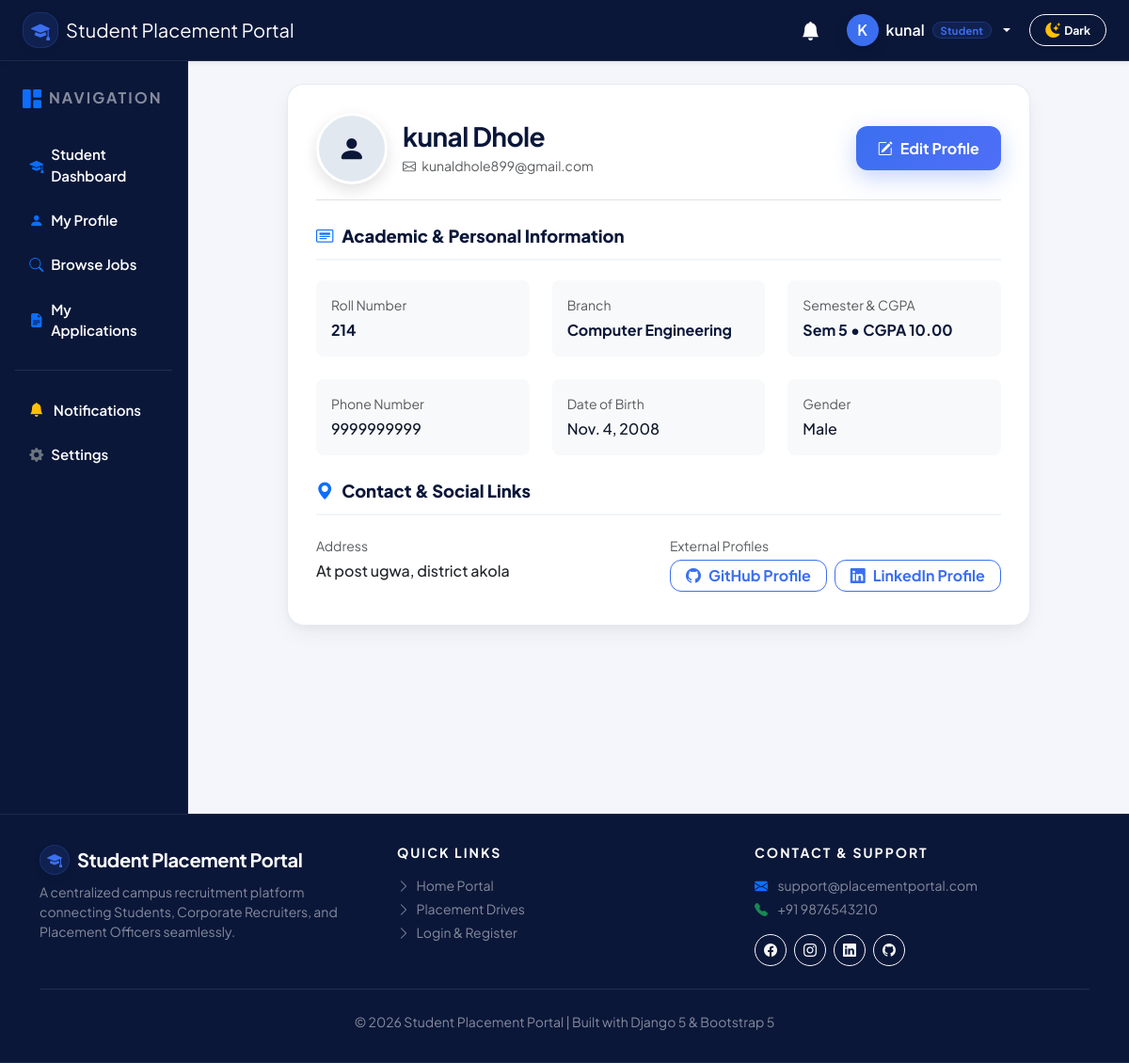
Screenshot of /students/profile/ (signed in) with the database file from the repository.
### accounts/models.py (models this page shows, shortened)
class User(AbstractUser):
    ROLE_CHOICES = (
        ('student', 'Student'),
        ('recruiter', 'Recruiter'),
        ('officer', 'Placement Officer'),
    )
    role = models.CharField(
        max_length=20,
        choices=ROLE_CHOICES
    )
    phone = models.CharField(
        max_length=15,
        blank=True,
        null=True
    )
    profile_picture = models.ImageField(
        upload_to='profile_pictures/',
        blank=True,
        null=True
    )
    is_verified = models.BooleanField(default=False)
    created_at = models.DateTimeField(auto_now_add=True)
    updated_at = models.DateTimeField(auto_now=True)

### students/models.py (models this page shows, shortened)
class Student(models.Model):
    GENDER_CHOICES = [
        ('Male', 'Male'),
        ('Female', 'Female'),
        ('Other', 'Other'),
    ]
    BRANCH_CHOICES = [
    ('CO', 'Computer Engineering'),
    ('IT', 'Information Technology'),
    ('AIML', 'Artificial Intelligence & Machine Learning'),
    ('ENTC', 'Electronics & Telecommunication'),
    ('ME', 'Mechanical Engineering'),
    ('CEV', 'Civil Engineering'),
]
    SEMESTER_CHOICES = [
        (1, 'Semester 1'),
        (2, 'Semester 2'),
        (3, 'Semester 3'),
        (4, 'Semester 4'),
        (5, 'Semester 5'),
        (6, 'Semester 6'),
    ]
    user = models.OneToOneField(
    settings.AUTH_USER_MODEL,
    on_delete=models.CASCADE,
    related_name="student_profile"
)
    roll_number = models.CharField(
    max_length=20,
    unique=True,
    verbose_name="Roll Number"
)
    phone = models.CharField(max_length=10)
    branch = models.CharField(max_length=20, choices=BRANCH_CHOICES)
    semester = models.IntegerField(choices=SEMESTER_CHOICES)
    cgpa = models.DecimalField(
    max_digits=4,
    decimal_places=2,
    validators=[
        MinValueValidator(0),
        MaxValueValidator(10)
    ]
)
    date_of_birth = models.DateField()
    gender = models.CharField(
        max_length=10,
        choices=GENDER_CHOICES
    )
    address = models.TextField()
    profile_photo = models.ImageField(
        upload_to='profile_photos/',
        blank=True,
        null=True
    )
    github_url = models.URLField(
        blank=True,
        null=True
    )
    linkedin_url = models.URLField(
        blank=True,
        null=True
    )
    created_at = models.DateTimeField(auto_now_add=True)
    updated_at = models.DateTimeField(auto_now=True)
    class Meta:
        ordering = ['roll_number']
        verbose_name = "Student"
        verbose_name_plural = "Students"

### students/views.py (the view)
# urls.py: path("profile/", views.profile, name="profile"),
@login_required
def profile(request):
    student = get_object_or_404(Student, user=request.user)
    context = {
        "student": student,
    }
    return render(request, "student/profile.html", context)

### templates/student/profile.html (shortened to what this page needs)
{% extends "base.html" %}
{% block content %}
<div class="row justify-content-center">
    <div class="col-lg-10">
        <div class="spp-card">
            <div class="d-flex align-items-center justify-content-between flex-wrap gap-3 pb-3 mb-4 border-bottom">
                <div class="d-flex align-items-center gap-3">
                    <div class="spp-avatar">
                        {% if student.profile_photo %}
                            <img src="{{ student.profile_photo.url }}" alt="{{ student.user.username }}" class="w-100 h-100 rounded-circle object-fit-cover">
                        {% else %}
                            <i class="bi bi-person-fill"></i>
                        {% endif %}
                    </div>
                    <div>
                        <h3 class="fw-bold mb-1" style="color: var(--spp-navy);">{{ student.user.get_full_name|default:student.user.username }}</h3>
                        <p class="text-muted small mb-0"><i class="bi bi-envelope me-1"></i> {{ student.user.email }}</p>
                    </div>
                </div>
                <div>
                    <a href="{% url 'students:edit_profile' %}" class="btn-spp-primary">
                        <i class="bi bi-pencil-square"></i> Edit Profile
                    </a>
                </div>
            </div>
            <div class="spp-form-section-title">
                <i class="bi bi-card-heading text-primary"></i> Academic & Personal Information
            </div>
            <div class="row g-4 mb-4">
                <div class="col-md-4">
                    <div class="p-3 bg-light rounded-3">
                        <small class="text-muted d-block mb-1">Roll Number</small>
                        <strong class="fs-6" style="color: var(--spp-navy);">{{ student.roll_number }}</strong>
                    </div>
                </div>
                <div class="col-md-4">
                    <div class="p-3 bg-light rounded-3">
                        <small class="text-muted d-block mb-1">Branch</small>
                        <strong class="fs-6" style="color: var(--spp-navy);">{{ student.get_branch_display }}</strong>
                    </div>
                </div>
                <div class="col-md-4">
                    <div class="p-3 bg-light rounded-3">
                        <small class="text-muted d-block mb-1">Semester & CGPA</small>
                        <strong class="fs-6" style="color: var(--spp-navy);">Sem {{ student.semester }} • CGPA {{ student.cgpa }}</strong>
                    </div>
                </div>
                <div class="col-md-4">
                    <div class="p-3 bg-light rounded-3">
                        <small class="text-muted d-block mb-1">Phone Number</small>
                        <span class="fw-medium">{{ student.phone|default:"Not specified" }}</span>
                    </div>
                </div>
                <div class="col-md-4">
                    <div class="p-3 bg-light rounded-3">
                        <small class="text-muted d-block mb-1">Date of Birth</small>
                        <span class="fw-medium">{{ student.date_of_birth|default:"Not specified" }}</span>
                    </div>
                </div>
                <div class="col-md-4">
                    <div class="p-3 bg-light rounded-3">
                        <small class="text-muted d-block mb-1">Gender</small>
                        <span class="fw-medium">{{ student.gender|default:"Not specified" }}</span>
                    </div>
                </div>
            </div>
            <div class="spp-form-section-title">
                <i class="bi bi-geo-alt-fill text-primary"></i> Contact & Social Links
            </div>
            <div class="row g-4">
                <div class="col-md-6">
                    <small class="text-muted d-block mb-1">Address</small>
                    <p class="fw-medium text-dark">{{ student.address|default:"No address provided" }}</p>
                </div>
                <div class="col-md-6">
                    <small class="text-muted d-block mb-1">External Profiles</small>
                    <div class="d-flex flex-wrap gap-2 mt-1">
                        {% if student.github_url %}
                            <a href="{{ student.github_url }}" target="_blank" class="btn-spp-outline py-1 px-3 fs-7">
                                <i class="bi bi-github"></i> GitHub Profile
                            </a>
                        {% endif %}
                        {% if student.linkedin_url %}
                            <a href="{{ student.linkedin_url }}" target="_blank" class="btn-spp-outline py-1 px-3 fs-7">
                                <i class="bi bi-linkedin"></i> LinkedIn Profile
                            </a>
                        {% endif %}
                    </div>
                </div>
            </div>
        </div>
    </div>
</div>
{% endblock %}

### templates/includes/navbar.html (shortened to what this page needs)
<nav class="navbar navbar-expand-lg navbar-dark shadow-sm sticky-top py-2.5" style="background-color: #0B1739 !important; border-bottom: 1px solid rgba(255,255,255,0.08); z-index: 1030;">
    <div class="container-fluid px-3 px-lg-4">
        <a class="navbar-brand d-flex align-items-center gap-2 fw-extrabold" href="/">
            <div class="spp-stat-icon blue p-0" style="width: 38px; height: 38px; font-size: 1.25rem;">
                <i class="bi bi-mortarboard-fill"></i>
            </div>
            <span class="fs-5 tracking-tight text-white">Student Placement Portal</span>
        </a>
        <div class="collapse navbar-collapse" id="navbarContent">
            <ul class="navbar-nav ms-auto align-items-lg-center gap-2 mt-2 mt-lg-0">
                {% if user.is_authenticated %}
                    <li class="nav-item me-1">
                        <a class="nav-link text-white position-relative px-2 py-1" href="{% url 'accounts:notifications' %}" title="Notifications">
                            <i class="bi bi-bell-fill fs-5"></i>
                        </a>
                    </li>
                    <li class="nav-item dropdown">
                        <a class="nav-link dropdown-toggle text-white d-flex align-items-center gap-2 fw-semibold px-2 py-1" href="#" role="button" data-bs-toggle="dropdown">
                            <div class="spp-avatar border-0" style="width: 34px; height: 34px; font-size: 1rem; background: var(--spp-blue); color: #ffffff;">
                                {{ user.username|slice:":1"|upper }}
                            </div>
                            <span class="text-white">{{ user.username }}</span>
                            {% if user.role == 'student' %}
                                <span class="spp-pill blue py-0 px-2" style="font-size: 0.7rem;">Student</span>
                            {% elif user.role == 'recruiter' %}
                                <span class="spp-pill purple py-0 px-2" style="font-size: 0.7rem;">Recruiter</span>
                            {% elif user.role == 'officer' %}
                                <span class="spp-pill orange py-0 px-2" style="font-size: 0.7rem;">TPO Officer</span>
                            {% endif %}
                        </a>
                    </li>
                {% endif %}
                <li class="nav-item ms-lg-1">
                    <button class="btn btn-sm btn-outline-light rounded-pill px-3 py-1.5 d-inline-flex align-items-center justify-content-center gap-1.5 shadow-sm" id="themeToggleBtn" title="Toggle Dark/Light Theme" type="button" style="cursor: pointer;">
                        <i class="bi bi-moon-stars-fill text-warning fs-6" id="themeToggleIcon"></i>
                        <span id="themeToggleLabel" class="small fw-bold text-white ms-1">Dark</span>
                    </button>
                </li>
            </ul>
        </div>
    </div>
</nav>

### static/css/style.css (style rules this page uses)
:root { --spp-navy: #0B1739; --spp-navy-dark: #070F26; --spp-navy-light: #162650; --spp-blue: #3B6FF0; --spp-blue-dark: #2553ca; --spp-grad-start: #4F6EF7; --spp-grad-end: #8B5CF6; --spp-bg: #F4F6FB; --spp-card-bg: #FFFFFF; --spp-text-main: #0F172A; --spp-text-muted: #64748B; --spp-border: #E2E8F0; --spp-green: #10B981; --spp-green-bg: rgba(16, 185, 129, 0.1); --spp-orange: #F59E0B; --spp-orange-bg: rgba(245, 158, 11, 0.1); --spp-purple: #8B5CF6; --spp-purple-bg: rgba(139, 92, 246, 0.1); --spp-red: #EF4444; --spp-red-bg: rgba(239, 68, 68, 0.1); --spp-gray: #64748B; --spp-gray-bg: rgba(100, 116, 139, 0.1); --spp-shadow-sm: 0 2px 5px rgba(11, 23, 57, 0.04), 0 1px 2px rgba(11, 23, 57, 0.02); --spp-shadow-md: 0 10px 25px -3px rgba(11, 23, 57, 0.06), 0 4px 10px -2px rgba(11, 23, 57, 0.04); --spp-shadow-lg: 0 20px 40px -4px rgba(11, 23, 57, 0.1); --spp-shadow-glow: 0 8px 25px rgba(59, 111, 240, 0.3); }
body { background-color: var(--spp-bg); color: var(--spp-text-main); font-family: 'Plus Jakarta Sans', -apple-system, BlinkMacSystemFont, "Segoe UI", Roboto, sans-serif; min-height: 100vh; -webkit-font-smoothing: antialiased; }
h1, h2, h3, h4, h5, h6 { font-family: 'Plus Jakarta Sans', 'Outfit', sans-serif; font-weight: 700; color: var(--spp-navy); letter-spacing: -0.02em; }
.spp-card { background: var(--spp-card-bg); border-radius: 18px; border: 1px solid rgba(226, 232, 240, 0.85); box-shadow: var(--spp-shadow-md); padding: 1.85rem; margin-bottom: 1.75rem; transition: transform 0.25s ease, box-shadow 0.25s ease, border-color 0.25s ease; }
.spp-stat-icon { width: 56px; height: 56px; border-radius: 16px; display: flex; align-items: center; justify-content: center; font-size: 1.65rem; flex-shrink: 0; box-shadow: 0 4px 12px rgba(0, 0, 0, 0.04); }
.spp-stat-icon.blue { background: rgba(59, 111, 240, 0.12); color: var(--spp-blue); border: 1px solid rgba(59, 111, 240, 0.2); }
.spp-pill { display: inline-flex; align-items: center; gap: 0.4rem; padding: 0.4rem 0.9rem; border-radius: 50rem; font-size: 0.8125rem; font-weight: 700; letter-spacing: 0.2px; }
.spp-pill.blue { background: rgba(59, 111, 240, 0.12); color: var(--spp-blue); border: 1px solid rgba(59, 111, 240, 0.25); }
.btn-spp-primary { background: linear-gradient(135deg, #3B6FF0 0%, #4F6EF7 100%); color: #ffffff; border: none; border-radius: 12px; padding: 0.72rem 1.45rem; font-weight: 700; text-decoration: none; display: inline-flex; align-items: center; justify-content: center; gap: 0.5rem; box-shadow: var(--spp-shadow-glow); transition: all 0.25s cubic-bezier(0.4, 0, 0.2, 1); }
.btn-spp-outline { background-color: transparent; color: var(--spp-blue); border: 1.75px solid var(--spp-blue); border-radius: 12px; padding: 0.68rem 1.35rem; font-weight: 700; text-decoration: none; display: inline-flex; align-items: center; justify-content: center; gap: 0.5rem; transition: all 0.25s cubic-bezier(0.4, 0, 0.2, 1); }
.spp-form-section-title { font-size: 1.15rem; font-weight: 800; color: var(--spp-navy); margin-bottom: 1.35rem; padding-bottom: 0.65rem; border-bottom: 2px solid #F1F5F9; display: flex; align-items: center; gap: 0.55rem; }
.spp-avatar { width: 76px; height: 76px; border-radius: 50%; object-fit: cover; border: 3px solid #ffffff; box-shadow: 0 6px 16px rgba(0,0,0,0.12); background-color: #E2E8F0; display: inline-flex; align-items: center; justify-content: center; font-size: 1.85rem; color: var(--spp-navy); }

### rows the page displays
User: username "K", username "kunal"
Student: user.get_full_name "kunal Dhole", user.email "kunaldhole899@gmail.com", roll_number "214", branch "Computer Engineering", semester "5", cgpa "10.00", phone "9999999999", date_of_birth "Nov. 4, 2008", gender "Male", address "At post ugwa, district akola"
